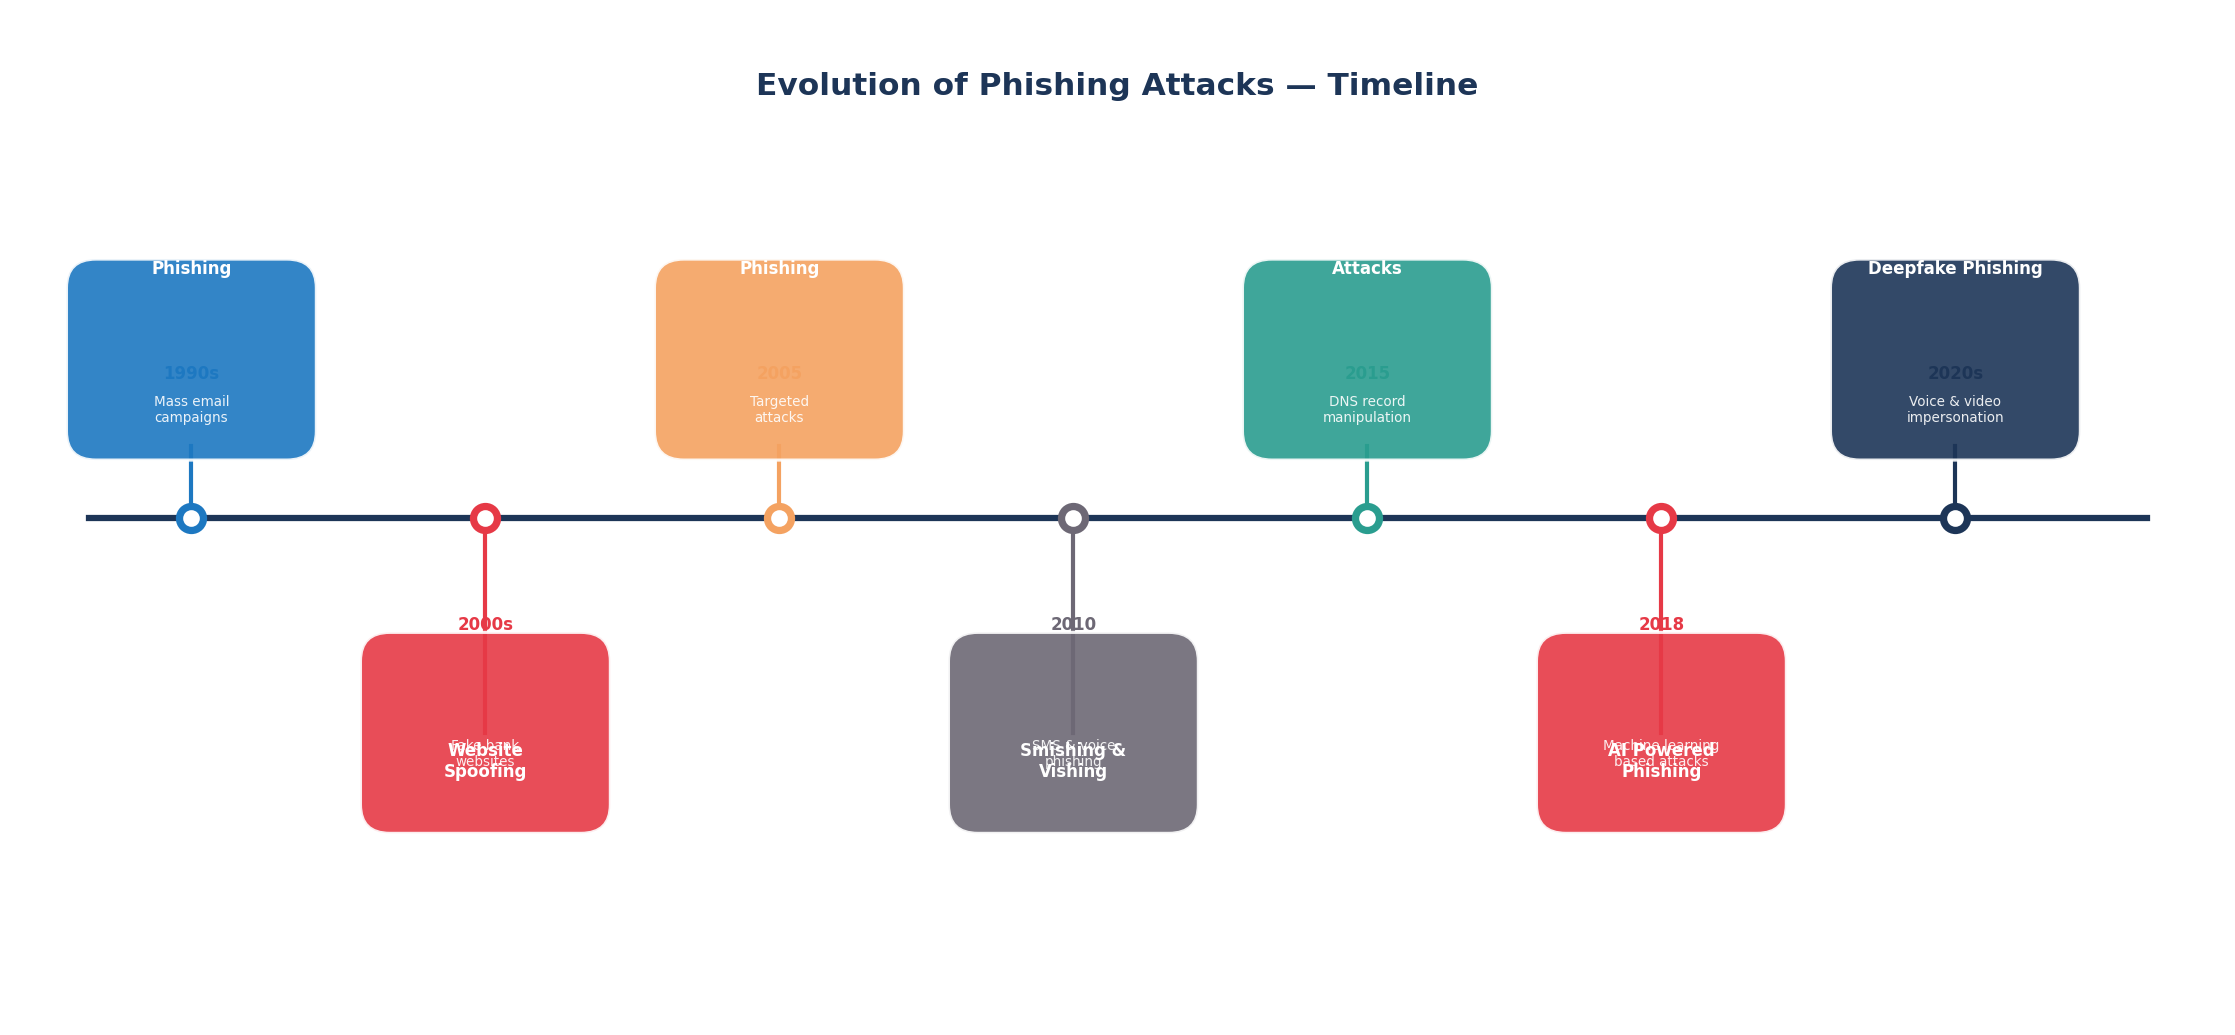

Recreate this plot in Python.
import matplotlib.pyplot as plt
import matplotlib.patches as mpatches
from matplotlib.patches import FancyBboxPatch
import warnings
warnings.filterwarnings('ignore')

fig, ax = plt.subplots(figsize=(15, 7))
ax.set_xlim(0, 15)
ax.set_ylim(0, 7)
ax.axis('off')

C_DARK   = '#1D3557'
C_BLUE   = '#1D78C1'
C_RED    = '#E63946'
C_GREEN  = '#2A9D8F'
C_ORANGE = '#F4A261'
C_PURPLE = '#6D6875'

ax.text(7.5, 6.5, 'Evolution of Phishing Attacks — Timeline',
        ha='center', va='center', fontsize=15,
        fontweight='bold', color=C_DARK)

# Main timeline line
ax.plot([0.5, 14.5], [3.5, 3.5], color=C_DARK, linewidth=3, zorder=1)

# Timeline events
events = [
    (1.2,  '1990s', 'Early Email\nPhishing',       'Mass email\ncampaigns',          C_BLUE,   'above'),
    (3.2,  '2000s', 'Website\nSpoofing',            'Fake bank\nwebsites',            C_RED,    'below'),
    (5.2,  '2005', 'Spear\nPhishing',               'Targeted\nattacks',              C_ORANGE, 'above'),
    (7.2,  '2010', 'Smishing &\nVishing',           'SMS & voice\nphishing',          C_PURPLE, 'below'),
    (9.2,  '2015', 'Pharming\nAttacks',             'DNS record\nmanipulation',       C_GREEN,  'above'),
    (11.2, '2018', 'AI Powered\nPhishing',          'Machine learning\nbased attacks', C_RED,   'below'),
    (13.2, '2020s', 'Advanced\nDeepfake Phishing', 'Voice & video\nimpersonation',   C_DARK,   'above'),
]

for x, year, title, desc, color, pos in events:
    # Dot on timeline
    ax.plot(x, 3.5, 'o', color=color, markersize=14, zorder=3)
    ax.plot(x, 3.5, 'o', color='white', markersize=7, zorder=4)

    if pos == 'above':
        y_box   = 4.1
        y_title = 5.3
        y_desc  = 4.8
        y_year  = 4.2
        ax.plot([x, x], [3.5, 4.0], color=color, linewidth=2, zorder=2)
    else:
        y_box   = 1.5
        y_title = 1.8
        y_desc  = 2.4
        y_year  = 3.0
        ax.plot([x, x], [2.0, 3.5], color=color, linewidth=2, zorder=2)

    box = FancyBboxPatch((x - 0.75, y_box - 0.1), 1.5, 1.2,
                          boxstyle="round,pad=0.1,rounding_size=0.2",
                          facecolor=color, edgecolor='white',
                          linewidth=1.5, alpha=0.9, zorder=3)
    ax.add_patch(box)

    ax.text(x, y_title, title, ha='center', va='center',
            fontsize=8, fontweight='bold', color='white', zorder=4)
    ax.text(x, y_desc - 0.55, desc, ha='center', va='center',
            fontsize=6.5, color='white', alpha=0.9, zorder=4)
    ax.text(x, y_year + (0.3 if pos == 'above' else -0.25),
            year, ha='center', va='center',
            fontsize=8, fontweight='bold', color=color, zorder=4)

plt.tight_layout()
plt.savefig('figure_2_1_phishing_timeline.png', dpi=150, bbox_inches='tight')
print("Saved: figure_2_1_phishing_timeline.png")
plt.show()
